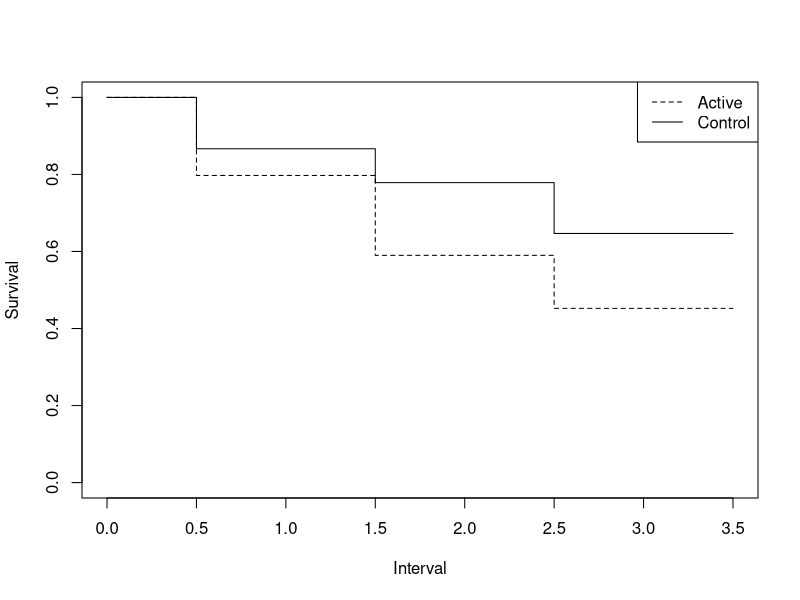
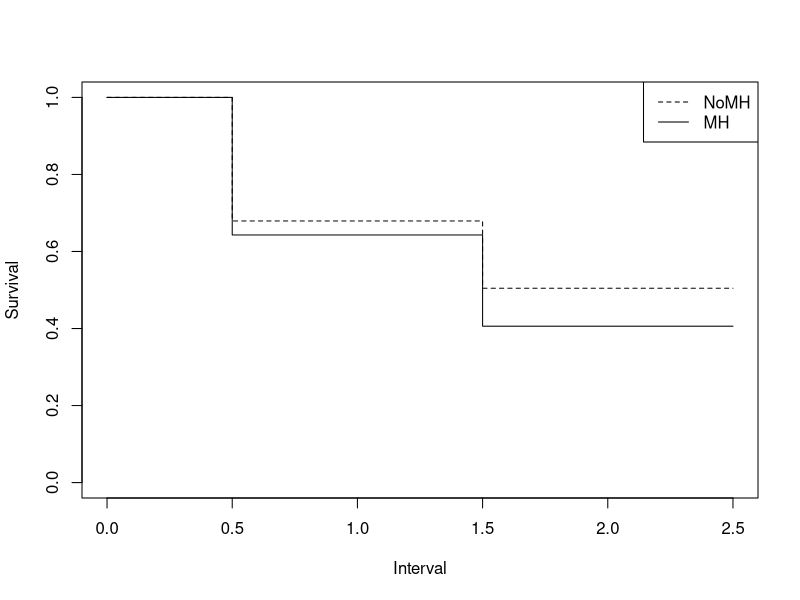

Generate these figures, in order, with R:
## ---- chunk 1
library(tidyverse)
medical_counts <- data.frame(
  interval  = c(0, 0, 1, 1, 2, 2, 3,  0, 0, 1, 1, 2, 2, 3),
  treatment = rep(c("control", "active"), each = 7),
  censor    = c(1, 0, 1, 0, 1, 0, 1,  1, 0, 1, 0, 1, 0, 1),
  count     = c(9, 15, 7, 13, 6, 7, 17,  9, 12, 3, 7, 4, 10, 45)
) 

medical<- medical_counts|> 
  uncount(weights = count)


medical$time  <- medical$interval + 0.5
medical$event <- 1 - medical$censor
## ---- chunk 2

library(survival)
library(KMsurv)

medical_counts |> 
  group_by(treatment) |>
  summarize(sum=sum(count))

# Kaplan-Meier curves (SAS plots=(s,ls))
fit <- survfit(Surv(time, event) ~ treatment, data = medical)
summary(fit)

plot(fit, lty = 1:2, xlab = "Interval", ylab = "Survival")
legend("topright", legend = c("Active", "Control"), lty = 2:1)
dev.off()

# Actuarial life-table estimates (SAS method=lt, intervals=0 to 3 by 1)
lt_control <- lifetab(tis = 0:4, ninit = 74,
                      nlost = c(9, 7, 6, 17), nevent = c(15, 13, 7, 0))
lt_active  <- lifetab(tis = 0:4, ninit = 90,
                      nlost = c(9, 3, 4, 45), nevent = c(12, 7, 10, 0))
lt_control
lt_active

# Log-rank Test

survdiff(Surv(time, event) ~ treatment, data = medical, rho = 0)

# Modified Peto Test

survdiff(Surv(time, event) ~ treatment, data = medical, rho = 1)

## ---- chunk 3
library(tidyverse)
mTBI_counts <- data.frame(
  interval = c(0, 0, 1, 1, 2, 0, 0, 1, 1, 2),
  profile  = c("NoMH", "NoMH", "NoMH", "NoMH", "NoMH", 
                      "MH", "MH", "MH", "MH", "MH"),
  censor   = c(1, 0, 1, 0, 1, 1, 0, 1, 0, 1),
  count    = c(1, 17, 6, 9, 20, 8, 15, 2, 7, 10)
)

mTBI_counts

mTBI <- mTBI_counts |> 
  uncount(weights=count)

mTBI$time  <- mTBI$interval + 0.5
mTBI$event <- 1 - mTBI$censor
## ---- chunk 4

library(survival)
library(KMsurv)

# Initial Counts

mTBI_counts |> 
  group_by(profile) |>
  summarize(sum=sum(count))

# Kaplan-Meier curves (SAS plots=(s,ls))
fit <- survfit(Surv(time, event) ~ profile, data = mTBI)
summary(fit)
plot(fit, lty = 1:2, xlab = "Interval", ylab = "Survival")
legend("topright",legend = c("NoMH", "MH"), lty = 2:1)

lt_NoMH <- lifetab(tis = 0:3, ninit = 53,
                      nlost = c(1,6,20), nevent = c(17,9,0))
lt_MH  <- lifetab(tis = 0:3, ninit = 42,
                      nlost = c(8,2,10), nevent = c(15,7,0))
lt_NoMH
lt_MH

# Log-rank Test

survdiff(Surv(time, event) ~ profile, data = mTBI, rho = 0)

# Modified Peto Test

survdiff(Surv(time, event) ~ profile, data = mTBI, rho = 1)

## ---- chunk 5
medical_mc <- data.frame(
  time      = c("0-1", "0-1", "0-1", "0-1", "1-2", "1-2", "1-2", "1-2", "2-3", "2-3", "2-3", "2-3"),
  treatment = c("control", "control", "active", "active", "control", "control", "active", "active", "control", "control", "active", "active"),
  status    = c("recur", "not", "recur", "not", "recur", "not", "recur", "not", "recur", "not", "recur", "not"),
  count     = c(15, 50, 12, 69, 13, 30, 7, 59, 7, 17, 10, 45)
)

## ---- chunk 6
library(vcdExtra)
med_cc <- xtabs(count~treatment+status+time,data=medical_mc)
med_cc
CMHtest(med_cc,
        strata="time",
        overall=T)$ALL

## ---- chunk 7
mTBI_mc <- data.frame(
  time    = c("0-6", "0-6", "0-6", "0-6", "6-12", "6-12", "6-12", "6-12"),
  profile = c("NoMH", "NoMH", "MH", "MH", "NoMH", "NoMH", "MH", "MH"),
  status  = c("recur", "not", "recur", "not", "recur", "not", "recur", "not"),
  count   = c(17, 35, 15, 19, 9, 20, 7, 10)
)
## ---- chunk 8
library(vcdExtra)
mtbi_cc <- xtabs(count~profile+status+time,data=mTBI_mc)
mtbi_cc
CMHtest(mtbi_cc,
        strata="time",
        overall=T)$ALL

## ---- chunk 9
vda <- data.frame(
  treatment = c("vda", "vda", "vda", "vh", "vh", "vh"),
  time      = factor(c("0-6", "7-24", "25-60", "0-6", "7-24", "25-60"), levels=c("0-6", "7-24", "25-60")),
  failure   = c(23, 32, 45, 9, 5, 10),
  months    = c(3894, 10872, 18720, 2016, 5724, 10440)
)
## ---- chunk 10
mod1 <- glm(failure~time + treatment, 
            data=vda,
            family="poisson",
            offset = log(months))
summary(mod1)

library(emmeans)

emmeans(mod1,~treatment*time,offset = 0,type="response")
